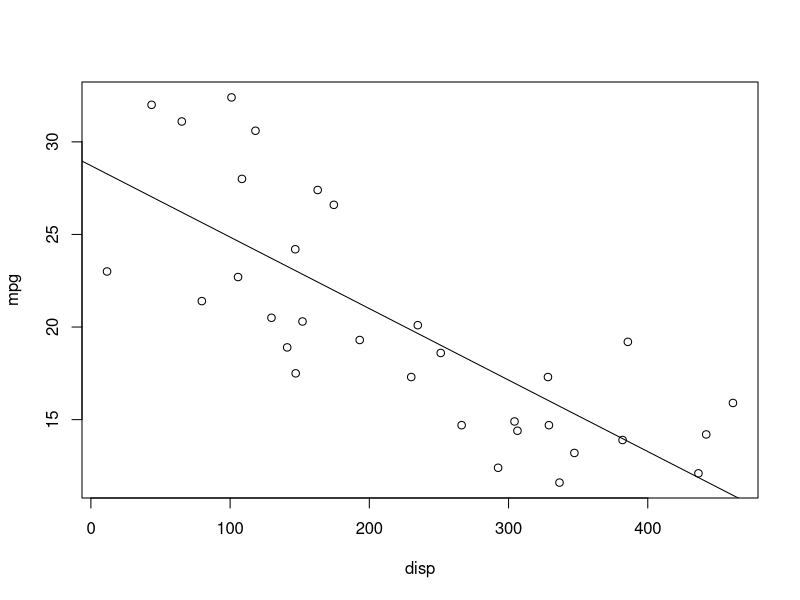
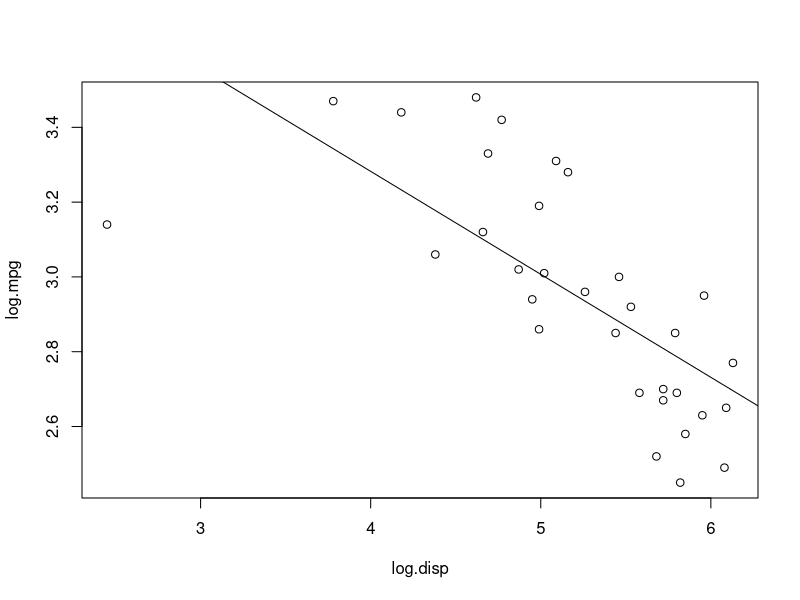
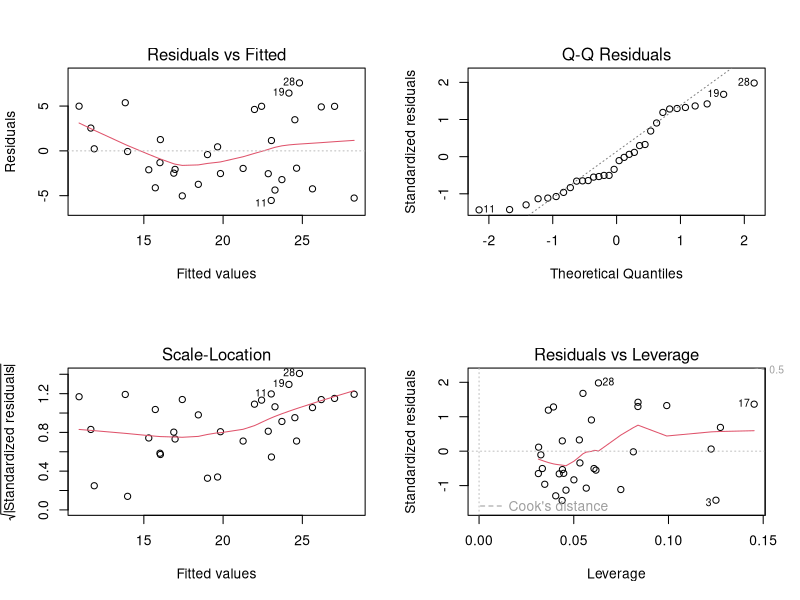
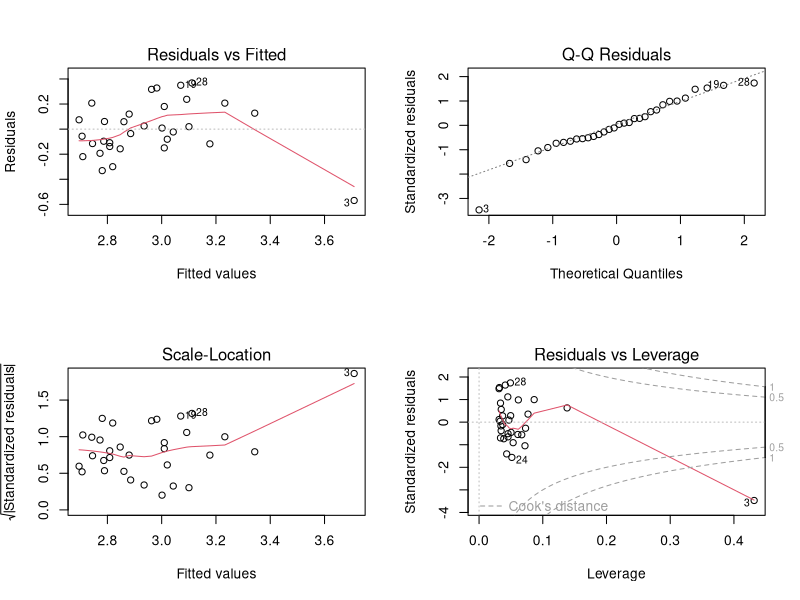
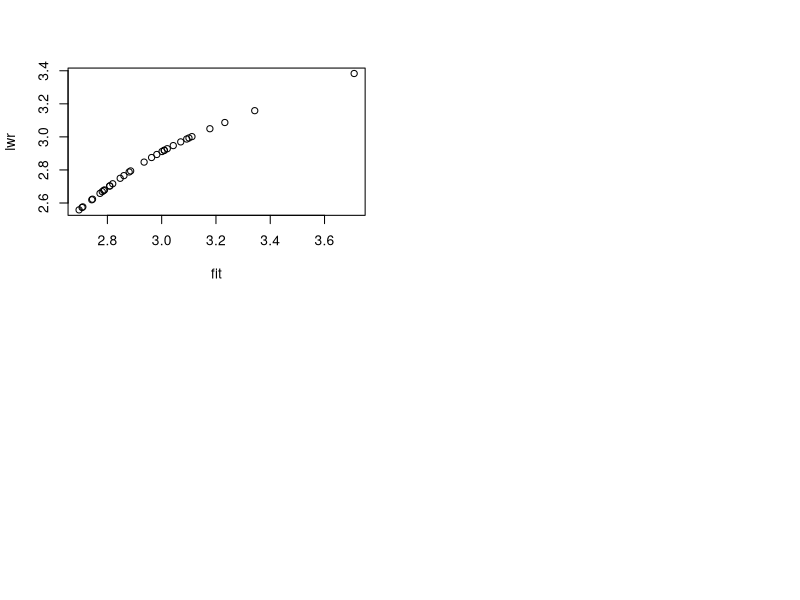

Write R code to recreate these figures, in order.
mpg=c(20.5,20.3,23.0,20.1,17.3,17.3,13.9,24.2,26.6,19.3,17.5,14.9,18.6,14.7,14.2,12.1,15.9,32.0,30.6,31.1,21.4,14.4,14.7,11.6,19.2,28.0,27.4,32.4,13.2,18.9,12.4,22.7)
disp=c(129.7,152.0,11.6,234.8,328.3,230.1,381.9,146.8,174.5,193.1,147.1,304.3,251.3,266.3,442.0,436.4,461.2,43.6,118.2,65.3,79.7,306.4,329.0,336.6,385.7,108.5,162.9,101.0,347.3,141.0,292.5,105.7)
log.mpg=c(3.02,3.01,3.14,3.00,2.85,2.85,2.63,3.19,3.28,2.96,2.86,2.70,2.92,2.69,2.65,2.49,2.77,3.47,3.42,3.44,3.06,2.67,2.69,2.45,2.95,3.33,3.31,3.48,2.58,2.94,2.52,3.12) 
log.disp=c(4.87,5.02,2.45,5.46,5.79,5.44,5.95,4.99,5.16,5.26,4.99,5.72,5.53,5.58,6.09,6.08,6.13,3.78,4.77,4.18,4.38,5.72,5.80,5.82,5.96,4.69,5.09,4.62,5.85,4.95,5.68,4.66) 
cars=data.frame(mpg,disp,log.mpg,log.disp)

model <- lm(mpg ~ disp, data=cars)
plot(disp,mpg)
abline(model)

log.model <- lm(log.mpg ~ log.disp, data=cars)
plot(log.disp,log.mpg)
abline(log.model)

par(mfrow = c(2,2))
plot(model)
plot(log.model)

summary(log.model)
help(predict.lm)
new = 
CI <- predict(log.model,interval = "confidence", level = 0.97)
plot(CI)

cars$dummy = c(rep(0,24), 1 , rep(0,7))
cars
reffited.log.model <- lm(log.mpg ~ log.disp + dummy, data=cars)
summary(reffited.log.model)

rstudent(log.model)
tvalue <-  0.98410122
df <- 32 - 2 - 1
pvalue<- 2 * (1 - pt(abs(tvalue), df))
pvalue
